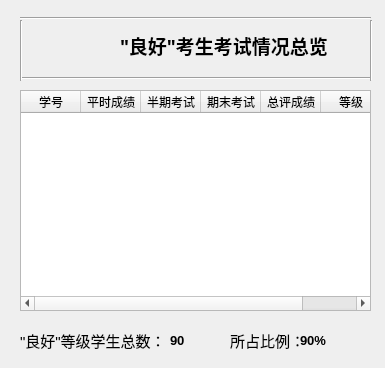
<?xml version="1.0" encoding="UTF-8"?>
<ui version="4.0">
 <class>ratingb</class>
 <widget class="QDialog" name="ratingb">
  <property name="geometry">
   <rect>
    <x>0</x>
    <y>0</y>
    <width>385</width>
    <height>368</height>
   </rect>
  </property>
  <property name="windowTitle">
   <string>Dialog</string>
  </property>
  <widget class="Line" name="line_4">
   <property name="geometry">
    <rect>
     <x>370</x>
     <y>20</y>
     <width>3</width>
     <height>61</height>
    </rect>
   </property>
   <property name="orientation">
    <enum>Qt::Vertical</enum>
   </property>
  </widget>
  <widget class="Line" name="line_3">
   <property name="geometry">
    <rect>
     <x>20</x>
     <y>70</y>
     <width>351</width>
     <height>16</height>
    </rect>
   </property>
   <property name="orientation">
    <enum>Qt::Horizontal</enum>
   </property>
  </widget>
  <widget class="Line" name="line_2">
   <property name="geometry">
    <rect>
     <x>20</x>
     <y>20</y>
     <width>3</width>
     <height>61</height>
    </rect>
   </property>
   <property name="orientation">
    <enum>Qt::Vertical</enum>
   </property>
  </widget>
  <widget class="QLabel" name="label_3">
   <property name="geometry">
    <rect>
     <x>20</x>
     <y>330</y>
     <width>151</width>
     <height>21</height>
    </rect>
   </property>
   <property name="font">
    <font>
     <pointsize>11</pointsize>
    </font>
   </property>
   <property name="text">
    <string>&quot;良好&quot;等级学生总数：</string>
   </property>
  </widget>
  <widget class="QLabel" name="label_2">
   <property name="geometry">
    <rect>
     <x>50</x>
     <y>20</y>
     <width>51</width>
     <height>51</height>
    </rect>
   </property>
   <property name="text">
    <string/>
   </property>
   <property name="pixmap">
    <pixmap resource="pic.qrc">:/new/prefix1/Final_version/Test1_proj/pic/njupt.png</pixmap>
   </property>
   <property name="scaledContents">
    <bool>true</bool>
   </property>
  </widget>
  <widget class="QLabel" name="label_4">
   <property name="geometry">
    <rect>
     <x>230</x>
     <y>330</y>
     <width>81</width>
     <height>21</height>
    </rect>
   </property>
   <property name="font">
    <font>
     <pointsize>11</pointsize>
    </font>
   </property>
   <property name="text">
    <string>所占比例：</string>
   </property>
  </widget>
  <widget class="QLabel" name="b_number">
   <property name="geometry">
    <rect>
     <x>170</x>
     <y>330</y>
     <width>51</width>
     <height>21</height>
    </rect>
   </property>
   <property name="font">
    <font>
     <pointsize>10</pointsize>
     <weight>75</weight>
     <bold>true</bold>
    </font>
   </property>
   <property name="text">
    <string>90</string>
   </property>
  </widget>
  <widget class="Line" name="line">
   <property name="geometry">
    <rect>
     <x>20</x>
     <y>10</y>
     <width>351</width>
     <height>16</height>
    </rect>
   </property>
   <property name="orientation">
    <enum>Qt::Horizontal</enum>
   </property>
  </widget>
  <widget class="QTableWidget" name="scoreTable">
   <property name="geometry">
    <rect>
     <x>20</x>
     <y>90</y>
     <width>351</width>
     <height>221</height>
    </rect>
   </property>
   <property name="rowCount">
    <number>0</number>
   </property>
   <property name="columnCount">
    <number>6</number>
   </property>
   <attribute name="horizontalHeaderDefaultSectionSize">
    <number>60</number>
   </attribute>
   <column>
    <property name="text">
     <string>学号</string>
    </property>
   </column>
   <column>
    <property name="text">
     <string>平时成绩</string>
    </property>
   </column>
   <column>
    <property name="text">
     <string>半期考试</string>
    </property>
   </column>
   <column>
    <property name="text">
     <string>期末考试</string>
    </property>
   </column>
   <column>
    <property name="text">
     <string>总评成绩</string>
    </property>
   </column>
   <column>
    <property name="text">
     <string>等级</string>
    </property>
   </column>
  </widget>
  <widget class="QLabel" name="label">
   <property name="geometry">
    <rect>
     <x>120</x>
     <y>30</y>
     <width>221</width>
     <height>31</height>
    </rect>
   </property>
   <property name="font">
    <font>
     <family>楷体</family>
     <pointsize>14</pointsize>
     <weight>75</weight>
     <bold>true</bold>
    </font>
   </property>
   <property name="text">
    <string>&quot;良好&quot;考生考试情况总览</string>
   </property>
  </widget>
  <widget class="QLabel" name="b_rate">
   <property name="geometry">
    <rect>
     <x>300</x>
     <y>330</y>
     <width>91</width>
     <height>21</height>
    </rect>
   </property>
   <property name="font">
    <font>
     <pointsize>10</pointsize>
     <weight>75</weight>
     <bold>true</bold>
    </font>
   </property>
   <property name="text">
    <string>90%</string>
   </property>
  </widget>
  <widget class="QLabel" name="label_6">
   <property name="geometry">
    <rect>
     <x>0</x>
     <y>0</y>
     <width>391</width>
     <height>371</height>
    </rect>
   </property>
   <property name="text">
    <string/>
   </property>
   <property name="pixmap">
    <pixmap resource="pic.qrc">:/new/prefix1/Final_version/Test1_proj/pic/background_4.png</pixmap>
   </property>
   <property name="scaledContents">
    <bool>true</bool>
   </property>
  </widget>
  <zorder>label_6</zorder>
  <zorder>line_4</zorder>
  <zorder>line_3</zorder>
  <zorder>line_2</zorder>
  <zorder>label_3</zorder>
  <zorder>label_2</zorder>
  <zorder>label_4</zorder>
  <zorder>b_number</zorder>
  <zorder>line</zorder>
  <zorder>scoreTable</zorder>
  <zorder>label</zorder>
  <zorder>b_rate</zorder>
 </widget>
 <resources>
  <include location="pic.qrc"/>
 </resources>
 <connections/>
</ui>
